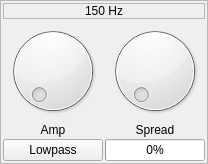
                     <widget class="QFrame" name="frame_22">
                      <property name="frameShape">
                       <enum>QFrame::StyledPanel</enum>
                      </property>
                      <layout class="QGridLayout" name="gridLayout_99">
                       <property name="leftMargin">
                        <number>2</number>
                       </property>
                       <property name="topMargin">
                        <number>2</number>
                       </property>
                       <property name="rightMargin">
                        <number>2</number>
                       </property>
                       <property name="bottomMargin">
                        <number>2</number>
                       </property>
                       <property name="spacing">
                        <number>2</number>
                       </property>
                       <item row="1" column="0">
                        <layout class="QVBoxLayout" name="verticalLayout_49">
                         <item>
                          <widget class="QDial" name="amp_dial_6">
                           <property name="minimum">
                            <number>0</number>
                           </property>
                           <property name="maximum">
                            <number>200</number>
                           </property>
                          </widget>
                         </item>
                         <item>
                          <widget class="QLabel" name="label_120">
                           <property name="text">
                            <string>Amp</string>
                           </property>
                           <property name="alignment">
                            <set>Qt::AlignCenter</set>
                           </property>
                          </widget>
                         </item>
                        </layout>
                       </item>
                       <item row="1" column="1">
                        <layout class="QVBoxLayout" name="verticalLayout_50">
                         <item>
                          <widget class="QDial" name="spread_dial_6">
                           <property name="minimum">
                            <number>1</number>
                           </property>
                           <property name="maximum">
                            <number>500</number>
                           </property>
                          </widget>
                         </item>
                         <item>
                          <widget class="QLabel" name="label_121">
                           <property name="text">
                            <string>Spread</string>
                           </property>
                           <property name="alignment">
                            <set>Qt::AlignCenter</set>
                           </property>
                          </widget>
                         </item>
                        </layout>
                       </item>
                       <item row="2" column="0">
                        <widget class="QPushButton" name="filter_type_btm_6">
                         <property name="text">
                          <string>Lowpass</string>
                         </property>
                        </widget>
                       </item>
                       <item row="2" column="1">
                        <widget class="QProgressBar" name="spread_bar_6">
                         <property name="minimum">
                          <number>1</number>
                         </property>
                         <property name="maximum">
                          <number>500</number>
                         </property>
                         <property name="value">
                          <number>1</number>
                         </property>
                         <property name="alignment">
                          <set>Qt::AlignCenter</set>
                         </property>
                        </widget>
                       </item>
                       <item row="0" column="0" colspan="2">
                        <widget class="QLabel" name="label_122">
                         <property name="frameShape">
                          <enum>QFrame::StyledPanel</enum>
                         </property>
                         <property name="text">
                          <string>150 Hz</string>
                         </property>
                         <property name="alignment">
                          <set>Qt::AlignCenter</set>
                         </property>
                        </widget>
                       </item>
                      </layout>
                     </widget>
